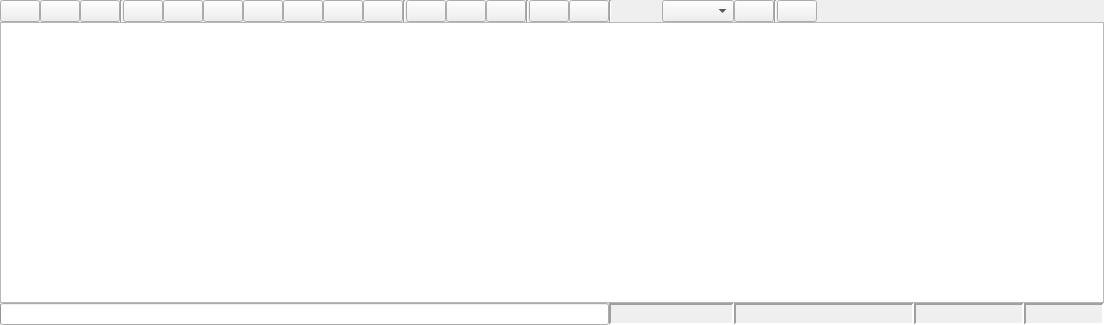
<?xml version="1.0" encoding="UTF-8"?>
<ui version="4.0">
 <class>Bag</class>
 <widget class="QWidget" name="Bag">
  <property name="geometry">
   <rect>
    <x>0</x>
    <y>0</y>
    <width>1104</width>
    <height>325</height>
   </rect>
  </property>
  <property name="windowTitle">
   <string>Bag</string>
  </property>
  <layout class="QVBoxLayout" name="verticalLayout">
   <property name="spacing">
    <number>0</number>
   </property>
   <property name="leftMargin">
    <number>0</number>
   </property>
   <property name="topMargin">
    <number>0</number>
   </property>
   <property name="rightMargin">
    <number>0</number>
   </property>
   <property name="bottomMargin">
    <number>0</number>
   </property>
   <item>
    <layout class="QHBoxLayout" name="horizontalLayout">
     <item>
      <widget class="QPushButton" name="record_button">
       <property name="toolTip">
        <string>Record Bag</string>
       </property>
       <property name="text">
        <string/>
       </property>
       <property name="iconSize">
        <size>
         <width>16</width>
         <height>16</height>
        </size>
       </property>
      </widget>
     </item>
     <item>
      <widget class="QPushButton" name="load_button">
       <property name="toolTip">
        <string>Load Bag</string>
       </property>
       <property name="text">
        <string/>
       </property>
       <property name="iconSize">
        <size>
         <width>16</width>
         <height>16</height>
        </size>
       </property>
      </widget>
     </item>
     <item>
      <widget class="QPushButton" name="save_button">
       <property name="toolTip">
        <string>Save Bag</string>
       </property>
       <property name="text">
        <string/>
       </property>
       <property name="iconSize">
        <size>
         <width>16</width>
         <height>16</height>
        </size>
       </property>
      </widget>
     </item>
     <item>
      <widget class="Line" name="line_3">
       <property name="orientation">
        <enum>Qt::Vertical</enum>
       </property>
      </widget>
     </item>
     <item>
      <widget class="QPushButton" name="begin_button">
       <property name="toolTip">
        <string>Go To Beginning</string>
       </property>
       <property name="text">
        <string/>
       </property>
       <property name="iconSize">
        <size>
         <width>16</width>
         <height>16</height>
        </size>
       </property>
      </widget>
     </item>
     <item>
      <widget class="QPushButton" name="slower_button">
       <property name="toolTip">
        <string>Slower / Rewind</string>
       </property>
       <property name="text">
        <string/>
       </property>
       <property name="iconSize">
        <size>
         <width>16</width>
         <height>16</height>
        </size>
       </property>
      </widget>
     </item>
     <item>
      <widget class="QPushButton" name="previous_button">
       <property name="toolTip">
        <string>Previous frame</string>
       </property>
       <property name="text">
        <string/>
       </property>
       <property name="iconSize">
        <size>
         <width>16</width>
         <height>16</height>
        </size>
       </property>
      </widget>
     </item>
     <item>
      <widget class="QPushButton" name="play_button">
       <property name="toolTip">
        <string>Play / Pause</string>
       </property>
       <property name="text">
        <string/>
       </property>
       <property name="iconSize">
        <size>
         <width>16</width>
         <height>16</height>
        </size>
       </property>
       <property name="checkable">
        <bool>true</bool>
       </property>
      </widget>
     </item>
     <item>
      <widget class="QPushButton" name="next_button">
       <property name="toolTip">
        <string>Next frame</string>
       </property>
       <property name="text">
        <string/>
       </property>
       <property name="iconSize">
        <size>
         <width>16</width>
         <height>16</height>
        </size>
       </property>
      </widget>
     </item>
     <item>
      <widget class="QPushButton" name="faster_button">
       <property name="toolTip">
        <string>Fast Forward</string>
       </property>
       <property name="text">
        <string/>
       </property>
       <property name="iconSize">
        <size>
         <width>16</width>
         <height>16</height>
        </size>
       </property>
      </widget>
     </item>
     <item>
      <widget class="QPushButton" name="end_button">
       <property name="toolTip">
        <string>Go To End</string>
       </property>
       <property name="text">
        <string/>
       </property>
       <property name="iconSize">
        <size>
         <width>16</width>
         <height>16</height>
        </size>
       </property>
      </widget>
     </item>
     <item>
      <widget class="Line" name="line">
       <property name="orientation">
        <enum>Qt::Vertical</enum>
       </property>
      </widget>
     </item>
     <item>
      <widget class="QPushButton" name="zoom_in_button">
       <property name="toolTip">
        <string>Zoom In</string>
       </property>
       <property name="text">
        <string/>
       </property>
       <property name="iconSize">
        <size>
         <width>16</width>
         <height>16</height>
        </size>
       </property>
      </widget>
     </item>
     <item>
      <widget class="QPushButton" name="zoom_out_button">
       <property name="toolTip">
        <string>Zoom Out</string>
       </property>
       <property name="text">
        <string/>
       </property>
       <property name="iconSize">
        <size>
         <width>16</width>
         <height>16</height>
        </size>
       </property>
      </widget>
     </item>
     <item>
      <widget class="QPushButton" name="zoom_all_button">
       <property name="toolTip">
        <string>Zoom Home</string>
       </property>
       <property name="text">
        <string/>
       </property>
       <property name="iconSize">
        <size>
         <width>16</width>
         <height>16</height>
        </size>
       </property>
      </widget>
     </item>
     <item>
      <widget class="Line" name="line_2">
       <property name="orientation">
        <enum>Qt::Vertical</enum>
       </property>
      </widget>
     </item>
     <item>
      <widget class="QPushButton" name="thumbs_button">
       <property name="toolTip">
        <string>Toggle Thumbnails</string>
       </property>
       <property name="text">
        <string/>
       </property>
       <property name="iconSize">
        <size>
         <width>16</width>
         <height>16</height>
        </size>
       </property>
       <property name="checkable">
        <bool>true</bool>
       </property>
      </widget>
     </item>
     <item>
      <widget class="QPushButton" name="annotate_button">
       <property name="toolTip">
        <string>Turn Annotations On</string>
       </property>
       <property name="text">
        <string/>
       </property>
       <property name="iconSize">
        <size>
         <width>16</width>
         <height>16</height>
        </size>
       </property>
       <property name="checkable">
        <bool>true</bool>
       </property>
      </widget>
     </item>
     <item>
      <widget class="Line" name="line_5">
       <property name="orientation">
        <enum>Qt::Vertical</enum>
       </property>
      </widget>
     </item>
     <item>
      <spacer name="abc">
       <property name="orientation">
        <enum>Qt::Horizontal</enum>
       </property>
       <property name="sizeType">
        <enum>QSizePolicy::Fixed</enum>
       </property>
       <property name="sizeHint" stdset="0">
        <size>
         <width>50</width>
         <height>20</height>
        </size>
       </property>
      </spacer>
     </item>
     <item>
      <widget class="QComboBox" name="topics_list"/>
     </item>
     <item>
      <widget class="QPushButton" name="add_topic_button">
       <property name="toolTip">
        <string>Add Topic</string>
       </property>
      </widget>
     </item>
     <item>
      <widget class="Line" name="line_4">
       <property name="orientation">
        <enum>Qt::Vertical</enum>
       </property>
      </widget>
     </item>
     <item>
      <widget class="QPushButton" name="export_annotations_button">
       <property name="toolTip">
        <string>Export Annotations</string>
       </property>
      </widget>
     </item>
     <item>
      <layout class="QHBoxLayout" name="horizontalLayout_2"/>
     </item>
     <item>
      <spacer name="horizontalSpacer">
       <property name="orientation">
        <enum>Qt::Horizontal</enum>
       </property>
       <property name="sizeHint" stdset="0">
        <size>
         <width>40</width>
         <height>20</height>
        </size>
       </property>
      </spacer>
     </item>
    </layout>
   </item>
   <item>
    <widget class="BagGraphicsView" name="graphics_view">
     <property name="horizontalScrollBarPolicy">
      <enum>Qt::ScrollBarAlwaysOff</enum>
     </property>
    </widget>
   </item>
   <item>
    <layout class="QHBoxLayout" name="status_bar_layout">
     <item>
      <widget class="QProgressBar" name="progress_bar">
       <property name="sizePolicy">
        <sizepolicy hsizetype="Minimum" vsizetype="Fixed">
         <horstretch>0</horstretch>
         <verstretch>0</verstretch>
        </sizepolicy>
       </property>
       <property name="value">
        <number>0</number>
       </property>
       <property name="textVisible">
        <bool>false</bool>
       </property>
      </widget>
     </item>
     <item>
      <widget class="QLabel" name="stamp_label">
       <property name="maximumSize">
        <size>
         <width>125</width>
         <height>16777215</height>
        </size>
       </property>
       <property name="toolTip">
        <string>Time Stamp of the current playhead</string>
       </property>
       <property name="frameShape">
        <enum>QFrame::Panel</enum>
       </property>
       <property name="frameShadow">
        <enum>QFrame::Sunken</enum>
       </property>
       <property name="lineWidth">
        <number>2</number>
       </property>
       <property name="text">
        <string/>
       </property>
      </widget>
     </item>
     <item>
      <widget class="QLabel" name="date_label">
       <property name="maximumSize">
        <size>
         <width>180</width>
         <height>16777215</height>
        </size>
       </property>
       <property name="toolTip">
        <string>Date and time of the playhead</string>
       </property>
       <property name="frameShape">
        <enum>QFrame::Panel</enum>
       </property>
       <property name="frameShadow">
        <enum>QFrame::Sunken</enum>
       </property>
       <property name="lineWidth">
        <number>2</number>
       </property>
       <property name="text">
        <string/>
       </property>
      </widget>
     </item>
     <item>
      <widget class="QLabel" name="seconds_label">
       <property name="minimumSize">
        <size>
         <width>0</width>
         <height>0</height>
        </size>
       </property>
       <property name="maximumSize">
        <size>
         <width>110</width>
         <height>16777215</height>
        </size>
       </property>
       <property name="toolTip">
        <string>Number of Seconds from the beginning of the current playhead</string>
       </property>
       <property name="frameShape">
        <enum>QFrame::Panel</enum>
       </property>
       <property name="frameShadow">
        <enum>QFrame::Sunken</enum>
       </property>
       <property name="lineWidth">
        <number>2</number>
       </property>
       <property name="text">
        <string/>
       </property>
      </widget>
     </item>
     <item>
      <widget class="QLabel" name="playspeed_label">
       <property name="maximumSize">
        <size>
         <width>80</width>
         <height>16777215</height>
        </size>
       </property>
       <property name="frameShape">
        <enum>QFrame::Panel</enum>
       </property>
       <property name="frameShadow">
        <enum>QFrame::Sunken</enum>
       </property>
       <property name="lineWidth">
        <number>2</number>
       </property>
       <property name="text">
        <string/>
       </property>
      </widget>
     </item>
    </layout>
   </item>
  </layout>
 </widget>
 <customwidgets>
  <customwidget>
   <class>BagGraphicsView</class>
   <extends>QGraphicsView</extends>
   <header>rqt_bag_annotation.bag_widget</header>
  </customwidget>
 </customwidgets>
 <resources/>
 <connections/>
</ui>
